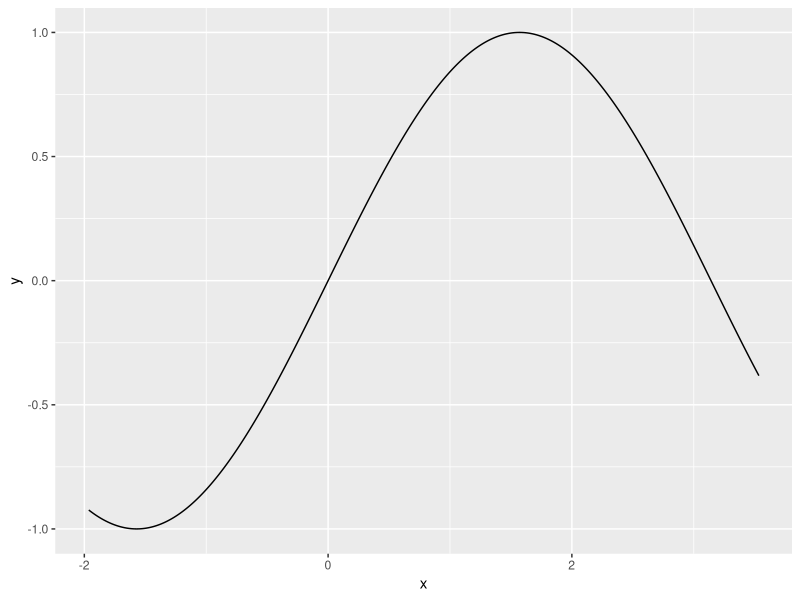
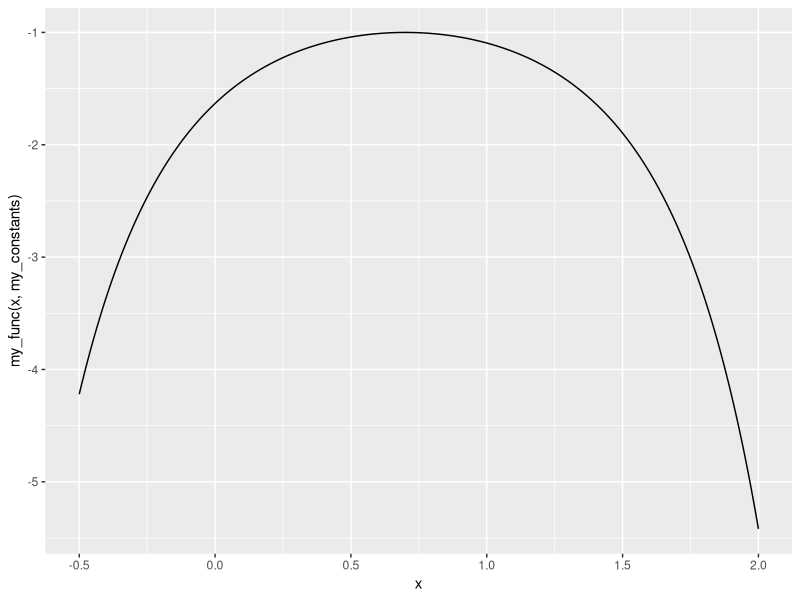
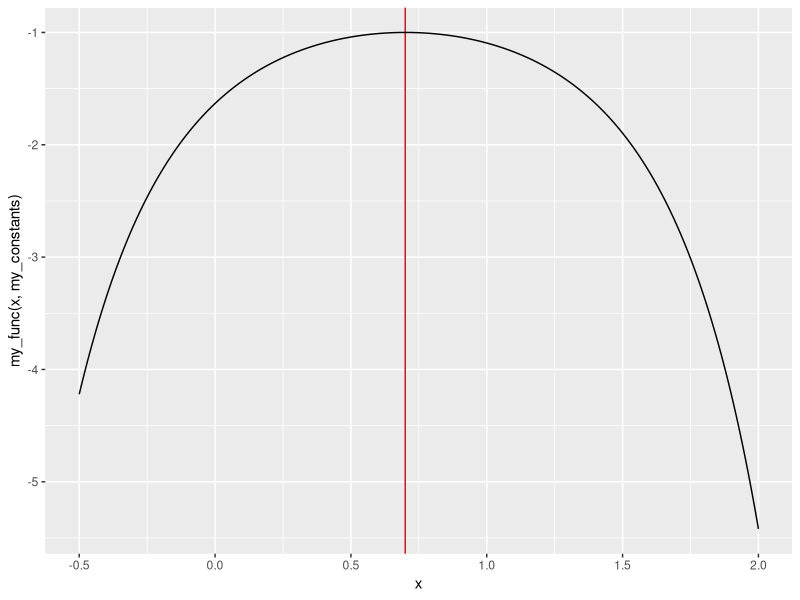

Generate these figures, in order, with R:
## ---- chunk 1
knitr::opts_chunk$set(echo = TRUE)
## ---- chunk 2
library(tidyverse)
## ---- chunk 3
mean_01 <- 125
sd_01 <- 5
## ---- chunk 4
qt25_01 <- qnorm(.25, mean = mean_01, sd = sd_01)
qt75_01 <- qnorm(.75, mean = mean_01, sd = sd_01)

print(qt25_01)
print(qt75_01)
## ---- chunk 5
pnorm(qt75_01, mean = mean_01, sd = sd_01) - pnorm(qt25_01, mean = mean_01, sd = sd_01)
## ---- chunk 6
pnorm(117, mean = mean_01, sd = sd_01)
## ---- chunk 7
N <- 21
v <- 4.2
## ---- chunk 8
tibble::tibble(
  x = seq((-5 * pi) / 8, (9 * pi) / 8, length.out = 1001)
) %>% 
  mutate(y = sin(x)) %>%
  ggplot(mapping = aes(x = x, y = y)) + 
  geom_line()
## ---- chunk 9
opt_sine_01 <- optim( 
  0,
  sin,
  gr = NULL,
  method = "Brent",
  lower = -5 * pi / 8, upper = 9 * pi / 8,
  hessian = TRUE,
  control = list(fnscale = -1))

print(opt_sine_01)
## ---- chunk 10
opt_sine_02 <- optim( 
  3,
  sin,
  gr = NULL,
  method = "Brent",
  lower = -5 * pi / 8, upper = 9 * pi / 8,
  hessian = TRUE,
  control = list(fnscale = -1))

print(opt_sine_02)
## ---- chunk 11
my_func <- function(x, constants)
{
  return(-exp((x - constants$a)^constants$m))
}

my_constants <- list(a = 0.7, m = 2)
## ---- chunk 12
tibble::tibble(
  x = seq(-.5, 2, length.out = 501)
) %>% 
  ggplot(mapping = aes(x = x, y = my_func(x, my_constants))) +
  geom_line()
## ---- chunk 13
opt_result <- optim(
  1.75,
  my_func,
  gr = NULL,
  constants = my_constants,
  method = "Brent",
  lower = -.5, upper = 2,
  hessian = TRUE,
  control = list( fnscale = -1 )
)

opt_result
## ---- chunk 14
tibble::tibble(
  x = seq(-.5, 2, length.out = 501)
) %>% 
  ggplot(mapping = aes(x = x, y = my_func(x, my_constants))) +
  geom_vline(xintercept = opt_result$par, color = "red") +
  geom_line()
